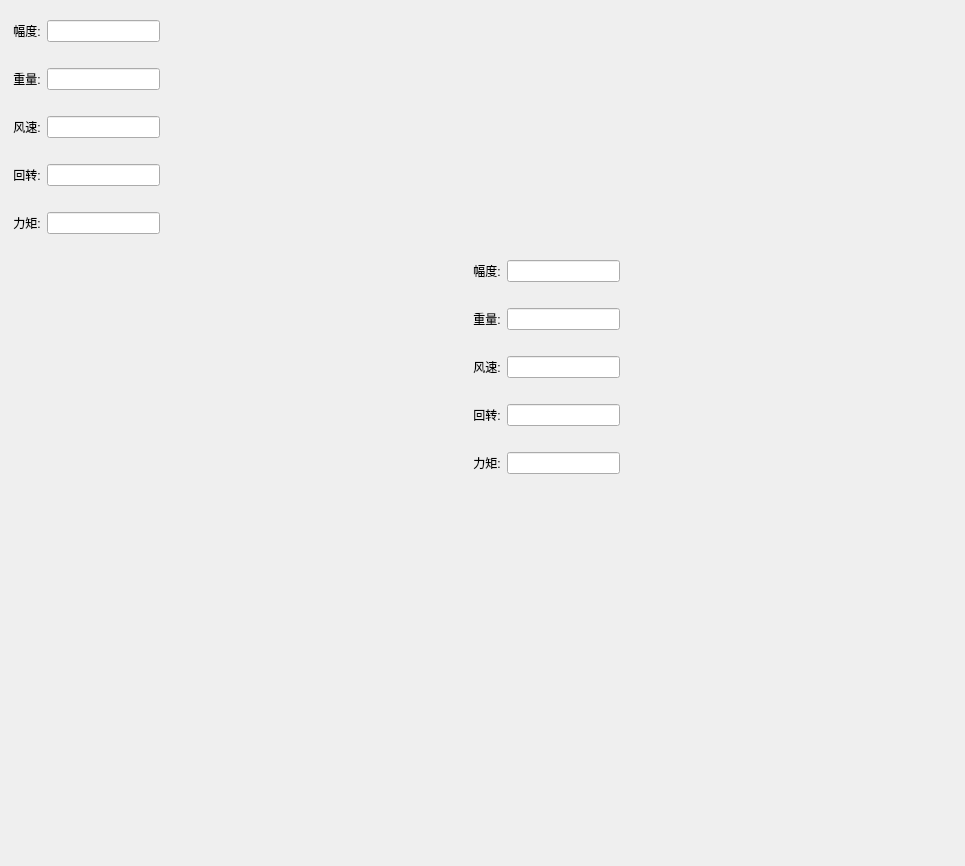
<?xml version="1.0" encoding="UTF-8"?>
<ui version="4.0">
 <class>warning</class>
 <widget class="QWidget" name="warning">
  <property name="geometry">
   <rect>
    <x>0</x>
    <y>0</y>
    <width>965</width>
    <height>866</height>
   </rect>
  </property>
  <property name="windowTitle">
   <string>Form</string>
  </property>
  <widget class="QWidget" name="formWidget" native="true">
   <property name="geometry">
    <rect>
     <x>0</x>
     <y>20</y>
     <width>160</width>
     <height>291</height>
    </rect>
   </property>
   <layout class="QFormLayout" name="formLayout_2">
    <item row="0" column="0">
     <widget class="QLabel" name="label_24">
      <property name="text">
       <string>    幅度:</string>
      </property>
     </widget>
    </item>
    <item row="0" column="1">
     <widget class="QLineEdit" name="lineEdit_14"/>
    </item>
    <item row="1" column="0" colspan="2">
     <widget class="QLabel" name="label_2">
      <property name="styleSheet">
       <string notr="true">border-image: url(:/widget/Z_Fd.png);</string>
      </property>
      <property name="text">
       <string/>
      </property>
     </widget>
    </item>
    <item row="2" column="0">
     <widget class="QLabel" name="label_25">
      <property name="text">
       <string>    重量:</string>
      </property>
     </widget>
    </item>
    <item row="2" column="1">
     <widget class="QLineEdit" name="lineEdit_15"/>
    </item>
    <item row="3" column="0" colspan="2">
     <widget class="QLabel" name="label">
      <property name="styleSheet">
       <string notr="true">border-image: url(:/widget/Z_Zl.png);</string>
      </property>
      <property name="text">
       <string/>
      </property>
     </widget>
    </item>
    <item row="4" column="0">
     <widget class="QLabel" name="label_26">
      <property name="text">
       <string>    风速:</string>
      </property>
     </widget>
    </item>
    <item row="4" column="1">
     <widget class="QLineEdit" name="lineEdit_16"/>
    </item>
    <item row="5" column="0" colspan="2">
     <widget class="QLabel" name="label_3">
      <property name="styleSheet">
       <string notr="true">border-image: url(:/widget/Z_Fs.png);</string>
      </property>
      <property name="text">
       <string/>
      </property>
     </widget>
    </item>
    <item row="6" column="0">
     <widget class="QLabel" name="label_27">
      <property name="text">
       <string>    回转:</string>
      </property>
     </widget>
    </item>
    <item row="6" column="1">
     <widget class="QLineEdit" name="lineEdit_17"/>
    </item>
    <item row="7" column="0" colspan="2">
     <widget class="QLabel" name="label_4">
      <property name="styleSheet">
       <string notr="true">border-image: url(:/widget/Z_Hz.png);</string>
      </property>
      <property name="text">
       <string/>
      </property>
     </widget>
    </item>
    <item row="8" column="0">
     <widget class="QLabel" name="label_28">
      <property name="text">
       <string>    力矩:</string>
      </property>
     </widget>
    </item>
    <item row="8" column="1">
     <widget class="QLineEdit" name="lineEdit_18"/>
    </item>
    <item row="9" column="0" colspan="2">
     <widget class="QLabel" name="label_5">
      <property name="styleSheet">
       <string notr="true">border-image: url(:/widget/Z_Lj.png);</string>
      </property>
      <property name="text">
       <string/>
      </property>
     </widget>
    </item>
   </layout>
  </widget>
  <widget class="QWidget" name="formLayoutWidget_2">
   <property name="geometry">
    <rect>
     <x>460</x>
     <y>260</y>
     <width>160</width>
     <height>291</height>
    </rect>
   </property>
   <layout class="QFormLayout" name="formLayout_3">
    <item row="0" column="0">
     <widget class="QLabel" name="label_29">
      <property name="text">
       <string>    幅度:</string>
      </property>
     </widget>
    </item>
    <item row="0" column="1">
     <widget class="QLineEdit" name="lineEdit_19"/>
    </item>
    <item row="1" column="0" colspan="2">
     <widget class="QLabel" name="label_6">
      <property name="styleSheet">
       <string notr="true">border-image: url(:/widget/Z_Fd.png);</string>
      </property>
      <property name="text">
       <string/>
      </property>
     </widget>
    </item>
    <item row="2" column="0">
     <widget class="QLabel" name="label_30">
      <property name="text">
       <string>    重量:</string>
      </property>
     </widget>
    </item>
    <item row="2" column="1">
     <widget class="QLineEdit" name="lineEdit_20"/>
    </item>
    <item row="3" column="0" colspan="2">
     <widget class="QLabel" name="label_7">
      <property name="styleSheet">
       <string notr="true">border-image: url(:/widget/Z_Zl.png);</string>
      </property>
      <property name="text">
       <string/>
      </property>
     </widget>
    </item>
    <item row="4" column="0">
     <widget class="QLabel" name="label_31">
      <property name="text">
       <string>    风速:</string>
      </property>
     </widget>
    </item>
    <item row="4" column="1">
     <widget class="QLineEdit" name="lineEdit_21"/>
    </item>
    <item row="5" column="0" colspan="2">
     <widget class="QLabel" name="label_8">
      <property name="styleSheet">
       <string notr="true">border-image: url(:/widget/Z_Fs.png);</string>
      </property>
      <property name="text">
       <string/>
      </property>
     </widget>
    </item>
    <item row="6" column="0">
     <widget class="QLabel" name="label_32">
      <property name="text">
       <string>    回转:</string>
      </property>
     </widget>
    </item>
    <item row="6" column="1">
     <widget class="QLineEdit" name="lineEdit_22"/>
    </item>
    <item row="7" column="0" colspan="2">
     <widget class="QLabel" name="label_9">
      <property name="styleSheet">
       <string notr="true">border-image: url(:/widget/Z_Hz.png);</string>
      </property>
      <property name="text">
       <string/>
      </property>
     </widget>
    </item>
    <item row="8" column="0">
     <widget class="QLabel" name="label_33">
      <property name="text">
       <string>    力矩:</string>
      </property>
     </widget>
    </item>
    <item row="8" column="1">
     <widget class="QLineEdit" name="lineEdit_23"/>
    </item>
    <item row="9" column="0" colspan="2">
     <widget class="QLabel" name="label_10">
      <property name="styleSheet">
       <string notr="true">border-image: url(:/widget/Z_Lj.png);</string>
      </property>
      <property name="text">
       <string/>
      </property>
     </widget>
    </item>
   </layout>
  </widget>
  <zorder>label_25</zorder>
  <zorder>lineEdit_15</zorder>
  <zorder>formWidget</zorder>
  <zorder>horizontalSpacer</zorder>
  <zorder>horizontalSpacer_2</zorder>
  <zorder>formLayoutWidget_2</zorder>
 </widget>
 <resources/>
 <connections/>
</ui>
